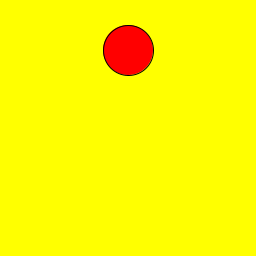
Frame 1 (no input)
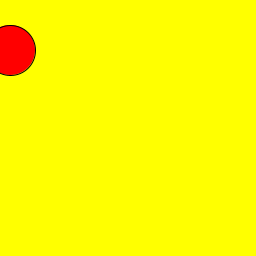
Frame 60 (the mouse pressed at the canvas centre just before this capture)
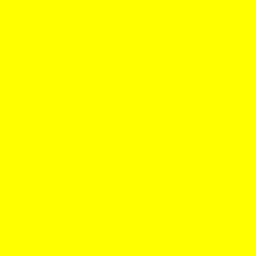
Frame 120 (the mouse held since frame 60 and released just before this capture)

The Processing sketch that drew these frames (run headless with seeded random() and noise(); from frame 60 on, the mouse is pressed at the canvas centre):

// Processing sketch: boll
// ── boll.pde
int x=128;
int xvel=2;

void setup () {
  size(256, 256);
}

void draw () {
  background (255, 255, 0);
  fill(255, 0, 0);
  ellipse (x, 50, 50, 50);
  
x=x-xvel ; 
}
